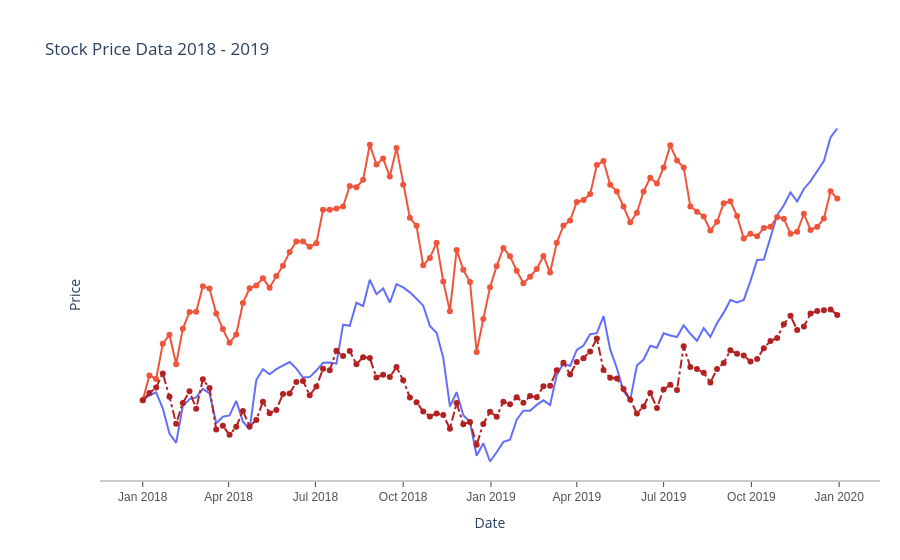

Here is the notebook cell this chart was saved with:
### Markdown cell above
Using graph objects we can first create the figure istance, then add the parts

### Code cell
# Allows us to create graph objects for making more customized plots
import plotly.graph_objects as go


# Create a figure to which I'll add plots
fig = go.Figure()
# You can pull individual columns of data from the dataset and use markers or not
fig.add_trace(go.Scatter(x=df_stocks.date, y=df_stocks.AAPL, 
                        mode='lines', name='Apple'))
fig.add_trace(go.Scatter(x=df_stocks.date, y=df_stocks.AMZN, 
                        mode='lines+markers', name='Amazon'))
# You can create custom lines (Dashes : dash, dot, dashdot)
fig.add_trace(go.Scatter(x=df_stocks.date, y=df_stocks.GOOG, 
                        mode='lines+markers', name='Google',
                        line=dict(color='firebrick', width=2, dash='dashdot')))
# Further style the figure
fig.update_layout(title='Stock Price Data 2018 - 2019', xaxis_title='Date', yaxis_title='Price')

# Go crazy styling the figure
fig.update_layout(
    # Shows gray line without grid, styling fonts, linewidths and more
    xaxis=dict(
        showline=True,
        showgrid=False,
        showticklabels=True,
        linecolor='rgb(204, 204, 204)',
        linewidth=2,
        ticks='outside',
        tickfont=dict(
            family='Arial',
            size=12,
            color='rgb(82, 82, 82)',
        ),
    ),
    # Turn off everything on y axis
    yaxis=dict(
        showgrid=False,
        zeroline=False,
        showline=False,
        showticklabels=False,
    ),
    autosize=False,
    margin=dict(
        autoexpand=False,
        l=100,
        r=20,
        t=110,
    ),
    showlegend=False,
    plot_bgcolor='white'
)
